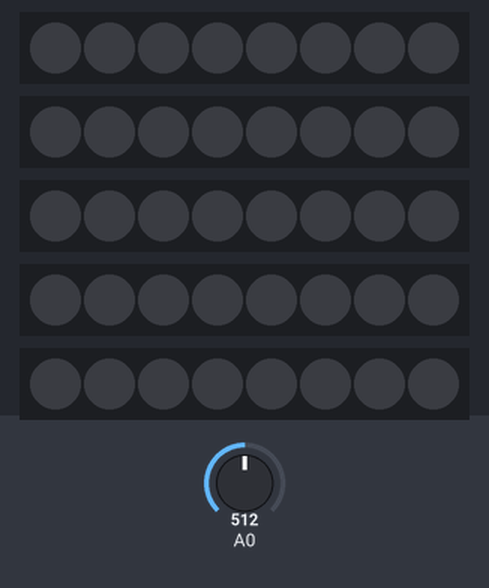
Bench run of a sketch on a simulated Arduino Uno, built with avr-gcc and run on an emulated ATmega328P. Shown: 5 × 8 RGB LEDs in strip order, left to right. The test bench sets the inputs (shaded band); at power-on: A0 = 512. Dim RGB values are drawn brighter than linear; random numbers use the default seed unless the sketch sets one.

Above: at 1.2 s.
1.3 s: A0 set to 210
At 1.37 s:
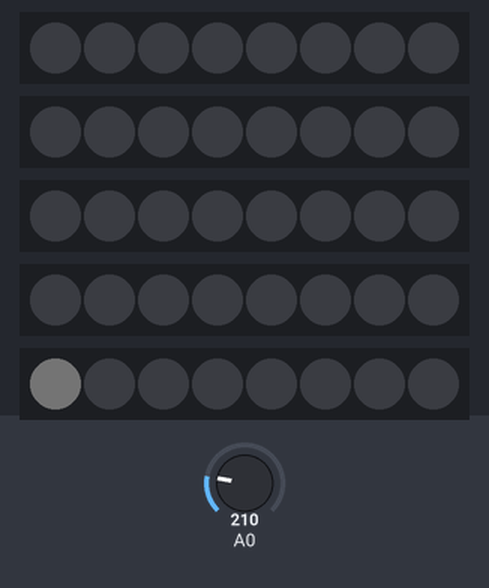
At 2.73 s:
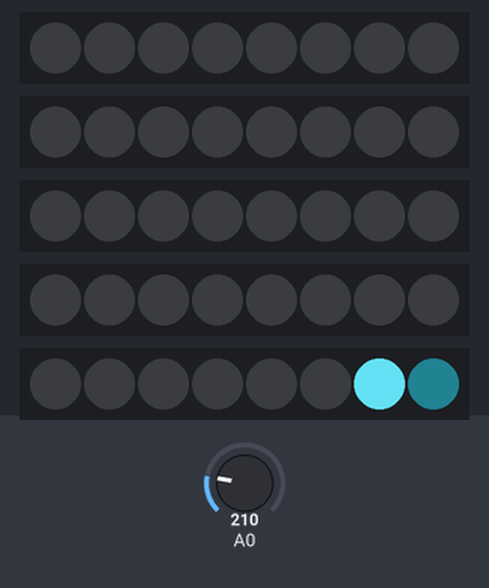
3.2 s: A0 set to 230
4.7 s: A0 set to 122
At 5.07 s:
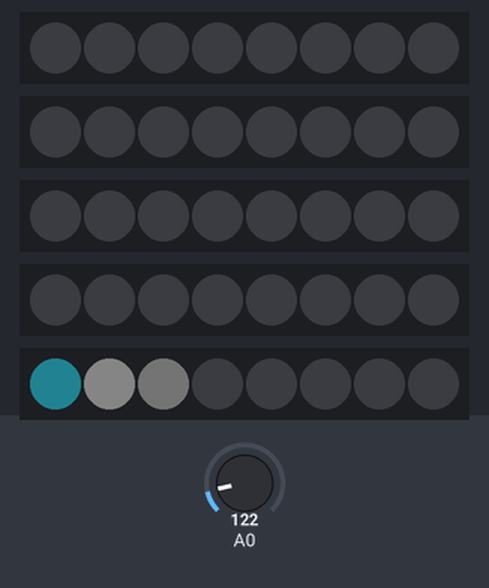
6.9 s: A0 set to 306
8.4 s: A0 set to 228
9.9 s: A0 set to 206
At 9.97 s:
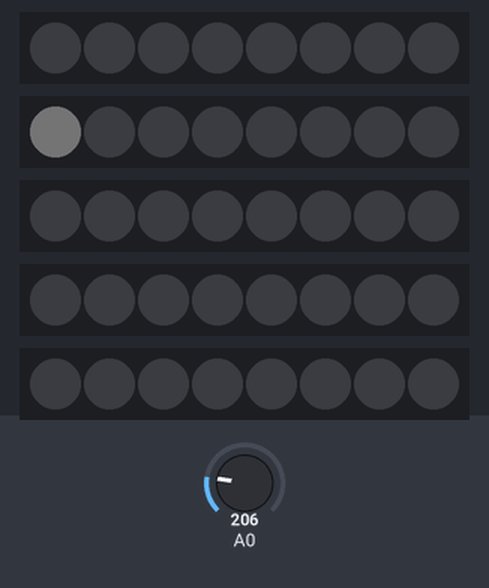
Timing chart, 0 to 14.5 s (numbered marks = the images above; inputs shaded):
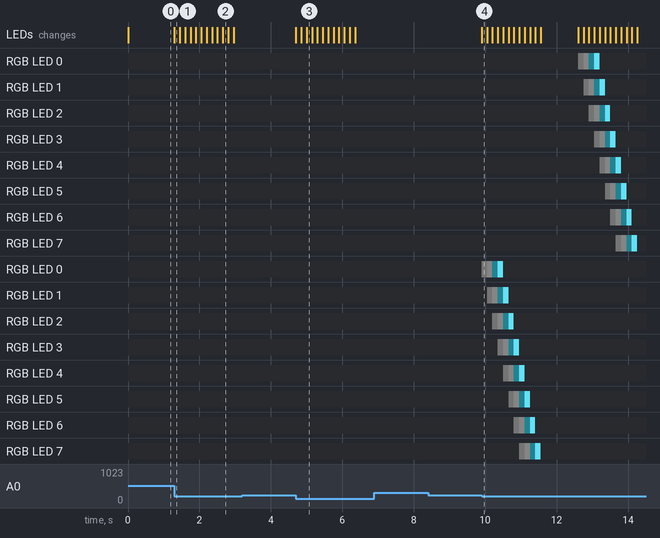

Measured:
- after the input at 3.2 s, every drawn part: stays the same
- after the input at 6.9 s, every drawn part: stays the same
- after the input at 8.4 s, every drawn part: stays the same

The sketch:

Xmas_Animated_Icicles_Multiple_Strips.ino
```cpp
/*
 * Code to similuate dripping icicles using Arduino and multiple NeoPixel strips
 * be sure to weatherize if you are putting this outdoors
 */

#include <Adafruit_NeoPixel.h>
#ifdef __AVR__
  #include <avr/power.h>
#endif

#define PIN1 3
#define PIN2 4
#define PIN3 5
#define PIN4 6
#define PIN5 7

// Parameter 1 = number of pixels in strip
// Parameter 2 = Arduino pin number (most are valid)
// Parameter 3 = pixel type flags, add together as needed:
//   NEO_KHZ800  800 KHz bitstream (most NeoPixel products w/WS2812 LEDs)
//   NEO_KHZ400  400 KHz (classic 'v1' (not v2) FLORA pixels, WS2811 drivers)
//   NEO_GRB     Pixels are wired for GRB bitstream (most NeoPixel products)
//   NEO_RGB     Pixels are wired for RGB bitstream (v1 FLORA pixels, not v2)
//   NEO_RGBW    Pixels are wired for RGBW bitstream (NeoPixel RGBW products)
//Adafruit_NeoPixel strip = Adafruit_NeoPixel(8, PIN, NEO_GRB + NEO_KHZ800);

const int numberOfStrips = 5;

// initialize strips using an array
// if you use a number of strips differing from 5, then the array needs to be adjusted accordingly
Adafruit_NeoPixel strip[numberOfStrips] =
{
  Adafruit_NeoPixel(8, PIN1, NEO_GRB + NEO_KHZ800),
  Adafruit_NeoPixel(8, PIN2, NEO_GRB + NEO_KHZ800),
  Adafruit_NeoPixel(8, PIN3, NEO_GRB + NEO_KHZ800),
  Adafruit_NeoPixel(8, PIN4, NEO_GRB + NEO_KHZ800),
  Adafruit_NeoPixel(8, PIN5, NEO_GRB + NEO_KHZ800)
  };


// IMPORTANT: To reduce NeoPixel burnout risk, add 1000 uF capacitor across
// pixel power leads, add 300 - 500 Ohm resistor on first pixel's data input
// and minimize distance between Arduino and first pixel.  Avoid connecting
// on a live circuit...if you must, connect GND first.


void setup() {
  // This is for Trinket 5V 16MHz, you can remove these three lines if you are not using a Trinket
  #if defined (__AVR_ATtiny85__)
    if (F_CPU == 16000000) clock_prescale_set(clock_div_1);
  #endif
  // End of trinket special code

  Serial.begin(9600);

  for(int i = 0; i < numberOfStrips; i++){
    strip[i].begin();
    ledsOff(i, 1);   // Initialize all pixels to 'off'
    strip[i].show();
  };

  randomSeed(analogRead(A0));  // make sure nothing is connected to A0 so that random noise acts as seed

}


// using a photoresistor in series with a 1 kOhm resistor to turn on strips in darkness only
int darknessThreshold = 220;  //configure to your preferences


void loop()
{
  int lightValue = analogRead(A0);
  int dripRate = 150;               // time in mSec each pixel is lit

  if( lightValue < darknessThreshold )
  {
    // let's randomize which strip gets lit and the delay between strips being lit
    int randomStrip = random(0, numberOfStrips);
    int randomDelay = random(0, 2000);

    drippingIcicle(randomStrip, dripRate);

    ledsOff(randomStrip, 500);

    delay(randomDelay);


    /* //cycle through each strip in order - boring
    for(int i = 0; i <= numberOfStrips; i++)
    {
       drippingIcicle(i, dripRate);
       ledsOff(i, 500);
    }
    */
  }
}


//Dripping icicle by @GreenMoonArt
void drippingIcicle(int i, uint8_t wait)
{
  // this code is set up for 5 strips with 8 neopixels per strip
  // colors are set up to have brightest at the top (color1)
  // currenly 4 colors move down the strip as strip is hung vertically with DataIn at the top
  // to do: set up math to accommate different numbers of strips and neopixels

  uint32_t color1 = strip[i].Color(91, 204, 222);
  uint32_t color2 = strip[i].Color(4, 16, 18);
  uint32_t color3 = strip[i].Color(8, 8, 8);
  uint32_t color4 = strip[i].Color(1, 1, 1);
  uint32_t colorOff = strip[i].Color(0, 0, 0);

  for (int j=0; j < strip[i].numPixels()+3; j++)
  {

    if(j >= 3)   strip[i].setPixelColor(j-3, color1);

    if(j >= 2) strip[i].setPixelColor(j-2, color2);

    if(j >= 1)  strip[i].setPixelColor(j-1, color3);

    strip[i].setPixelColor(j, color4);

    // turn off trailing LEDs
    if( j >= 4)
      {
      strip[i].setPixelColor(j-4, colorOff);
      }

    strip[i].show();

    delay(wait);

  }

}


void ledsOff(int i, uint8_t wait)
{
  for(uint16_t j=0; j<strip[i].numPixels(); j++)
    {
    strip[i].setPixelColor(j, strip[i].Color(0, 0, 0));
    }

  strip[i].show();
  delay(wait);
}
```
